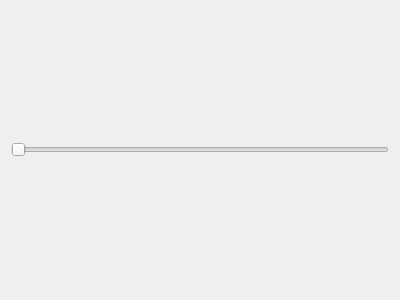
<?xml version="1.0" encoding="UTF-8"?>
<ui version="4.0">
 <class>GraspUI</class>
 <widget class="QWidget" name="ImageProcessingUI">
  <property name="geometry">
   <rect>
    <x>0</x>
    <y>0</y>
    <width>400</width>
    <height>300</height>
   </rect>
  </property>
  <property name="windowTitle">
   <string>Image Processing UI</string>
  </property>
  <layout class="QGridLayout" name="gridLayout">

   <item row="0" column="0">

     <widget class="QSlider" name="Slider">
      <property name="geometry">
       <rect>
        <x>200</x>
        <y>340</y>
        <width>231</width>
        <height>41</height>
       </rect>
      </property>
      <property name="orientation">
       <enum>Qt::Horizontal</enum>
      </property>
      <!--
      <property name="tick_position">
       <enum>Qt::TicksBelow</enum>
      </property>
    -->
     </widget>

     <!--
      <widget class="QPushButton" name="HomeButton">
       <property name="text">
        <string>Home</string>
       </property>
      </widget>
    -->
    </item>

  </layout>
 </widget>
 <resources/>
 <connections/>
</ui>
